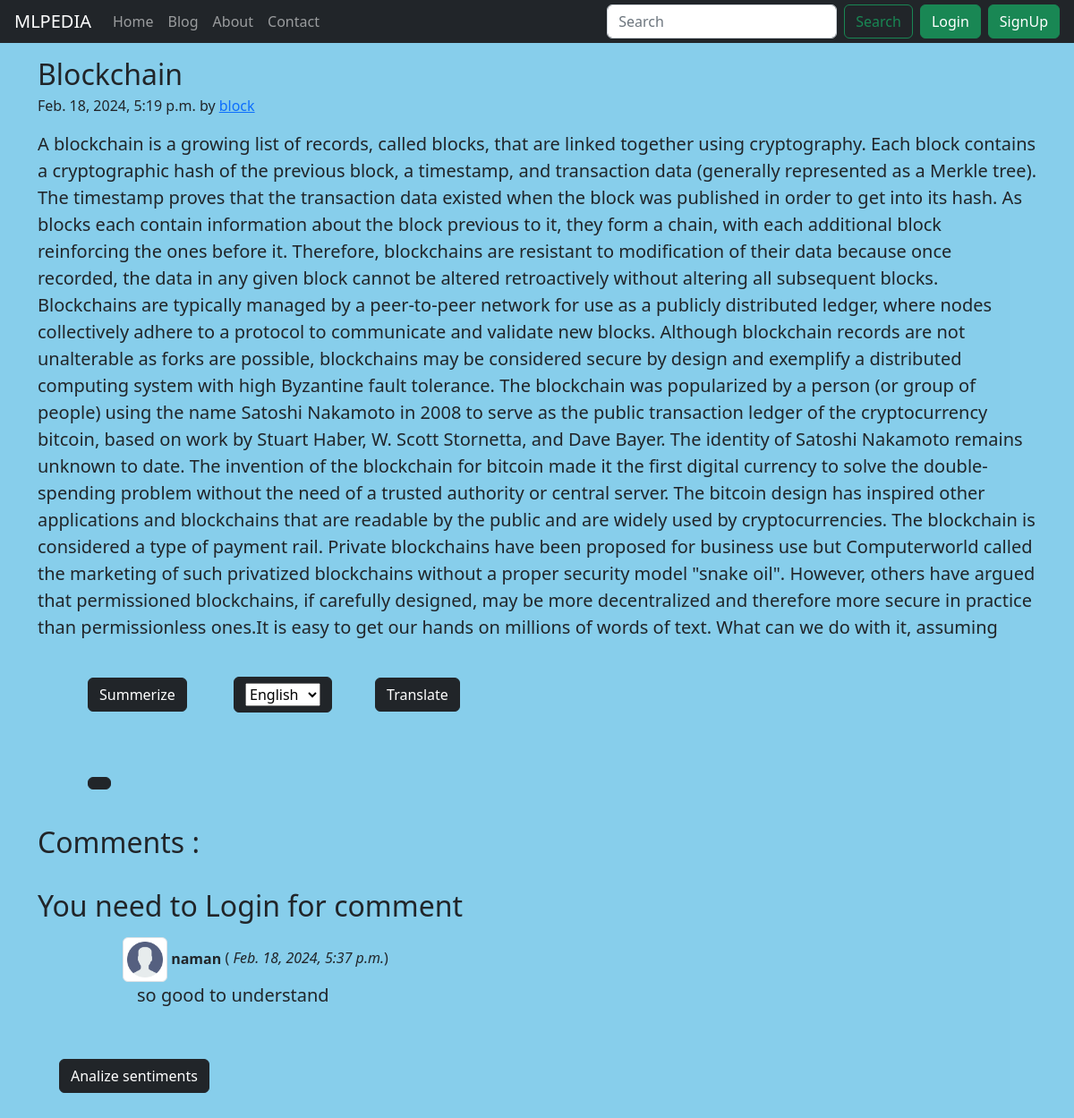
Before: /blog/blockchain with the older database file.
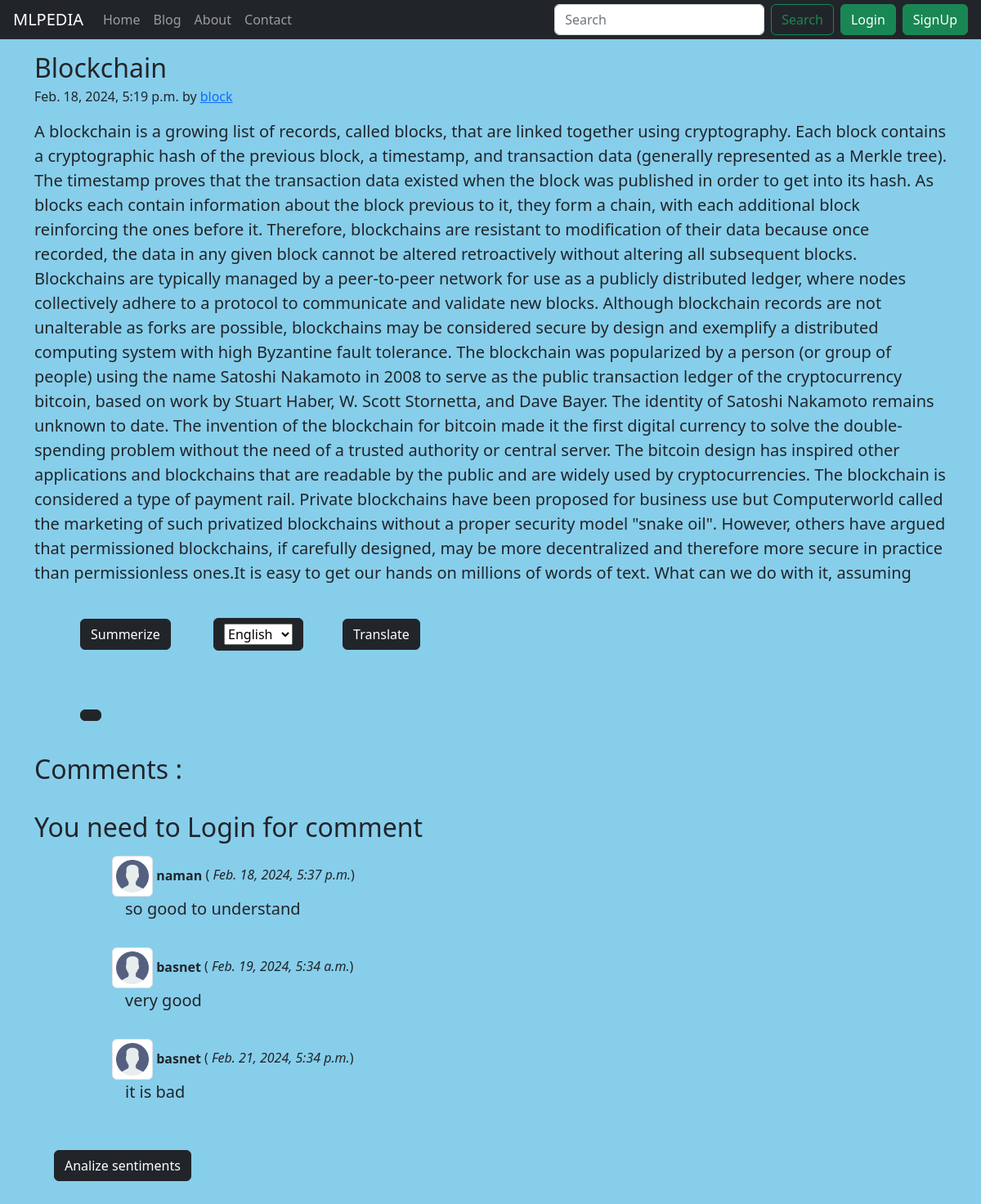
After: the same page with the newer database file.
### blog/models.py (models this page shows, shortened)
class Postblog(models.Model):
    sno=models.AutoField(primary_key=True)
    title=models.CharField(max_length=50)
    author=models.CharField(max_length=13)
    content=models.TextField()
    slug=models.CharField(max_length=130)
    timeStamp= models.DateTimeField(blank=True)

class BlogComment(models.Model):
    sno= models.AutoField(primary_key=True)
    comment=models.TextField()
    user=models.ForeignKey(User,on_delete=models.CASCADE)
    post=models.ForeignKey(Postblog,on_delete=models.CASCADE)
    parent=models.ForeignKey('self',on_delete=models.CASCADE,null=True)
    timestamp=models.DateTimeField(default=now)

### blog/views.py (the view)
# urls.py: path('<str:slug>', views.blogPost, name='blogPost'),
def blogPost(request,slug):
    post = Postblog.objects.filter(slug=slug).first()
    comments=BlogComment.objects.filter(post=post)
    context={"post":post,"comments":comments }
    return render(request,"blog/blogPost.html",context)

### templates/blog/blogPost.html (shortened to what this page needs)
{% extends 'base.html' %}
{%block blogactive%}active{%endblock blogactive%}
{% block body %}
<div class="container my-3">
  <article class="blog-post">
    <h2 class="blog-post-title mb-1">{{post.title}}</h2>
    <p clss="blog-post-meta ">{{post.timeStamp}} by <a href="#">{{post.author}}</a></p>
    <p id="content" class='blockquote'>{{post.content}} </p>
    <ul>
      <button type="button" id="summer" class="summerize btn btn-dark m-4">Summerize</button>
      <button type="submit" class="btn btn-dark m-4">
        <form method="POST" action="#" id="translate">{% csrf_token %}
          <select id="inputState" name="lang">
            <option selected value="en">English</option>
          </select>
          <button type="submit" class="btn btn-dark m-4">Translate</button>
        </form>
        <button type="button" class="speech btn btn-dark m-4">
        </button>
      </button>
    </ul>
</div>
<section class="container my-2">
  <h2>Comments :</h2>
  <br>
  {% if user.is_authenticated %}
  <form action="/blog/postComment" method="POST">
    <div>
      <label for="inputEmail4" class="form-label">{{comment.user.username}}</label>
      {% csrf_token %}
      <input type="text" name="comments" placeholder="enter Your comment">
      <input type="hidden"  name="postSno" value='{{post.sno}}'>
      <button type="Submit" class="btn btn-primary" value="Submit"> Submit
      </button>
    </div>
  </form>
  {% else %} <h2>You need to Login for comment</h2>
  {% endif %}
  {% for comment in comments %}
  <div>
    <div class="row my-3">
      <div class="col-md-1">
      </div>
      <div class="col-md-11 "><b><img src="/static/img/user.png" class="img-thumbnail" width=50 height=50 alt="user">
          {{comment.user.username }} </b> ( <i>{{comment.timestamp}}</i>)
        <div class='comments blockquote mx-3'>{{ comment.comment }}</div>
      </div>
    </div>
  </div>
  {% endfor %}
  <div class="d-flex justify-content-left ml-20">
    <button type="button" id ="senti" class="btn btn-dark m-4 ">Analize sentiments</button><span style="margin-top: 29px;"><label id="dispsenti" class=""></label></span>
  </div>
</section>
{% endblock body %}

### templates/base.html (shortened to what this page needs)
<!doctype html>
<html lang="en">
<head>
  <link href="https://cdn.jsdelivr.net/npm/bootstrap@5.2.0-beta1/dist/css/bootstrap.min.css" rel="stylesheet"
>
</head>
<body style="background-color:SkyBlue;">
    <nav class="navbar navbar-expand-lg navbar-dark bg-dark p-1">
      <div class="container-fluid">
        <a class="navbar-brand" href="/">MLPEDIA</a>
        <div class="collapse navbar-collapse" id="navbarSupportedContent">
          <ul class="navbar-nav me-auto mb-2 mb-lg-0">
            <li class="nav-item{%block homeactive%}{%endblock homeactive%}">
              <a class="nav-link" aria-current="page" href="/home">Home</a>
            </li>
            <li class="nav-item {%block blogactive%}{%endblock blogactive%}">
              <a class="nav-link" href="/blog">Blog</a>
            <li class="nav-item {%block aboutactive%}{%endblock aboutactive%} ">
              <a class="nav-link " href="/about">About</a>
            </li>
            <li class="nav-item {%block contactactive%}{%endblock contactactive%}">
              <a class="nav-link " href="/contact">Contact</a>
          </ul>
          <form method="get" action="/search" class="d-flex" role="search">
            <input name="search" id="search" class="form-control me-2" type="search" placeholder="Search"
              aria-label="Search">
            <button class="btn btn-outline-success mr-3" type="submit">Search</button>
          </form>
          {%if user.is_authenticated%}:
          <div class="dropdown ">
            <a class="btn btn-outline-success mr-3 dropdown-toggle" href="#" role="button" id="dropdownMenuLink"
              data-bs-toggle="dropdown" aria-expanded="false">Welcome
              {{request.user}}
            </a>
            <ul class="dropdown-menu" aria-labelledby="dropdownMenuLink">
              <li>
                <a class="dropdown-item " href="/logout/">LogOut</a>
              </li>
            </ul>
          </div>
          {%else%}
          <button type="button" class="btn btn-success mx-2" data-bs-toggle="modal" data-bs-target="#login_modal">
            Login
          </button>
          <button type="button" class="btn btn-success mr-2" data-bs-toggle="modal" data-bs-target="#signup_modal">
            SignUp
          </button>
          {%endif%}
        </div>
    </nav>
  {% block body %}{% endblock body %}
</body>
</html>

Changed rows visible on the page:
added BlogComment: user.username "basnet", timestamp "Feb. 19, 2024, 5:34 a.m.", comment "very good"
added BlogComment: user.username "basnet", timestamp "Feb. 21, 2024, 5:34 p.m.", comment "it is bad"
